Frame 1 (no input): blank canvas, image omitted
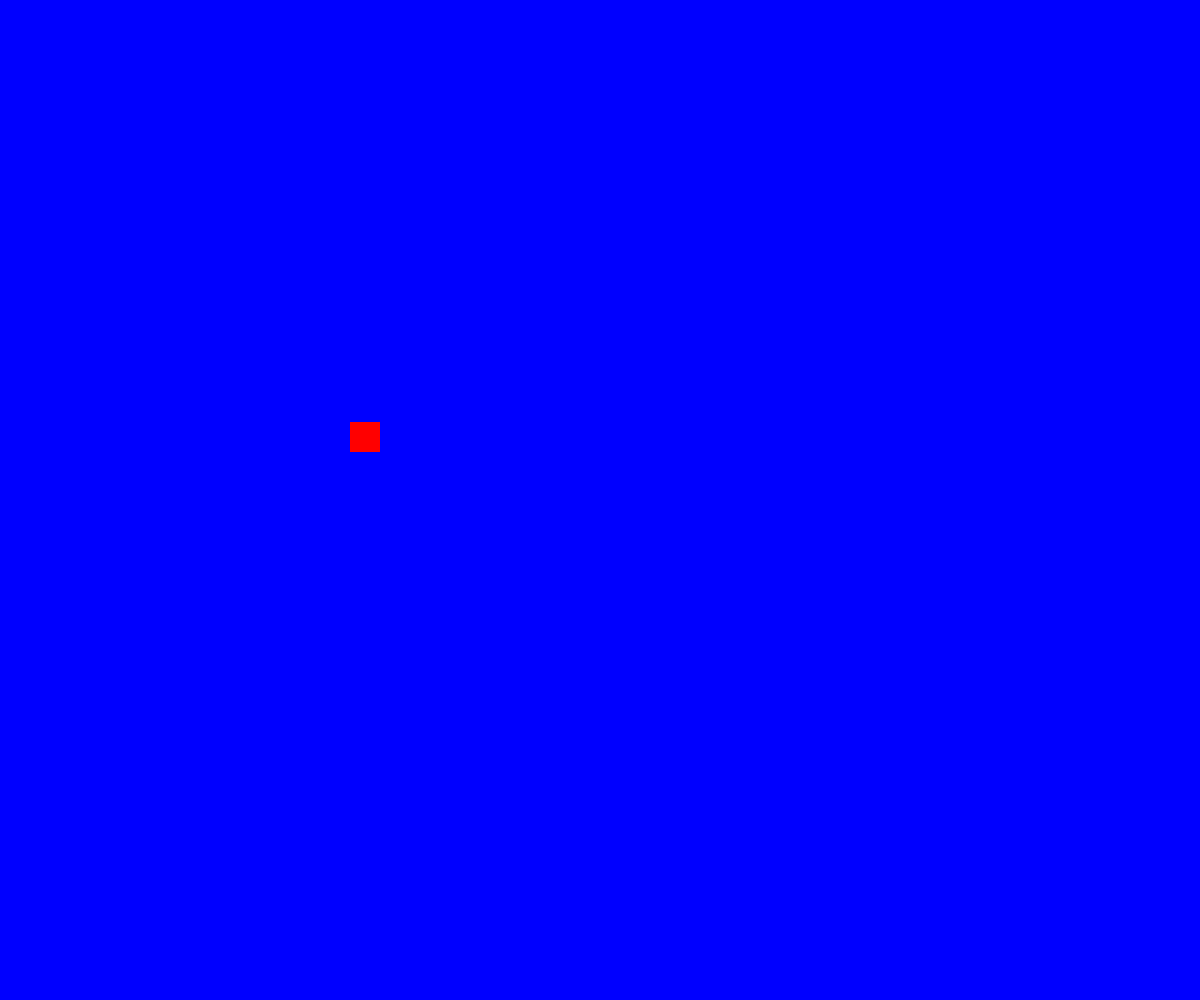
Frame 60 (no input)
Frame 120 (the mouse pressed at the canvas centre since frame 60): blank canvas, image omitted

The p5.js sketch that drew this single still picture (run headless with seeded random() and noise() and a simulated clock; from frame 60 on, the mouse is pressed at the canvas centre):

// p5.js sketch
// ── sketch.js
let posX = 200;
let posY = 200;

let size = 30;

let vitX = 2.5;
let vitY = 3.7;

function setup() {
  frameRate(60);
  createCanvas(windowWidth, windowHeight);
}

function draw() {
  background(0, 0, 255);

  posX += vitX;
  posY += vitY;

  if( posX >= width-size || posX <= 0 ){
    vitX = vitX * -1;
  }

  if( posY >= height-size || posY <= 0 ){
    vitY = vitY * -1;
  }

  noStroke();
  fill(255, 0, 0);
  square(posX, posY, size);
}
